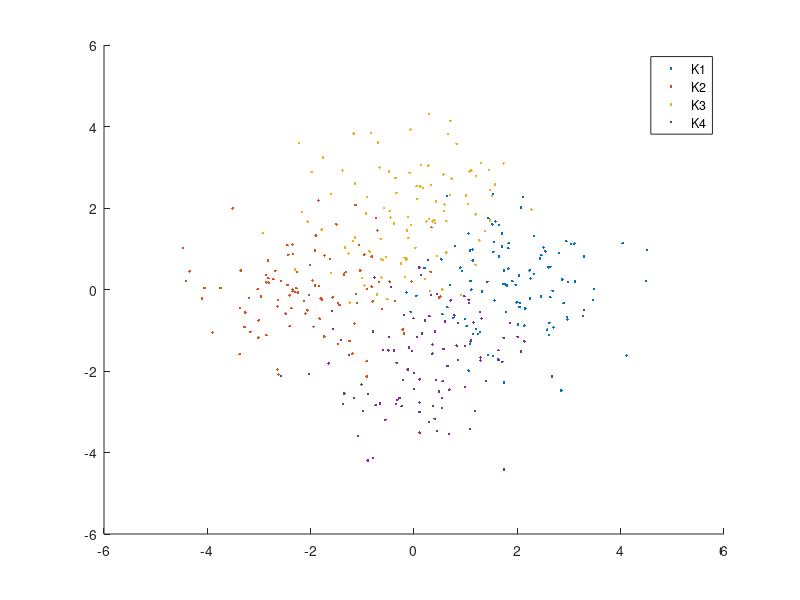

This figure's MATLAB source: (Note: this script raises an error after producing the figure.)
% Neuron
clear; clc;

n = 2; % Dimension
n_learn = 100; % Amount of learning data
n_test = 1000; % Amount of testing data

% Generating Normally Distributed data
K1_learn = [randn(1,n_learn) + 2; randn(1,n_learn)];
K1_test  = [randn(1,n_test) + 2; randn(1,n_test)];

K2_learn = [randn(1,n_learn) - 2; randn(1,n_learn)];
K2_test = [randn(1,n_test) - 2; randn(1,n_test)];

K3_learn = [randn(1,n_learn); randn(1,n_learn) + 2];
K3_test = [randn(1,n_test); randn(1,n_test) + 2];

K4_learn = [randn(1,n_learn); randn(1,n_learn) - 2];
K4_test = [randn(1,n_test); randn(1,n_test) - 2];

% Merging learning and testing data to one vector
x_learn = [K1_learn K2_learn K3_learn K4_learn];
x_test = [K1_test K2_test K3_test K4_test];

k1 = [0 0]';
k2 = [1 1]';
k3 = [0 1]';
k4 = [1 0]';

t_learn = [repmat(k1,1,n_learn) repmat(k2,1,n_learn) repmat(k3,1,n_learn) repmat(k4,1,n_learn)];
t_test = [repmat(k1,1,n_test) repmat(k2,1,n_test) repmat(k3,1,n_test) repmat(k4,1,n_test)];

scatter(K1_learn(1,:), K1_learn(2,:),'.');
hold on;
scatter(K2_learn(1,:), K2_learn(2,:),'.');
scatter(K3_learn(1,:), K3_learn(2,:),'.')
scatter(K4_learn(1,:), K4_learn(2,:),'.');
hold off;
legend('K1', 'K2', 'K3', 'K4');

net = perceptron;
net = configure(net, x_learn, t_learn);
net.trainParam.epochs = 500;
net = train(net, x_learn, t_learn);

y = net(x_test);

error = 0;
for i = 1:4*n_test
   if y(1,i) ~= t_test(1,i) || y(2,i) ~= t_test(2,i)
       error = error + 1;
   end
end

error
perc = 1 - (error/(4*n_test))

scatter(K1_test(1,:), K1_test(2,:),'.');
hold on;
scatter(K2_test(1,:), K2_test(2,:),'.');
scatter(K3_test(1,:), K3_test(2,:),'.')
scatter(K4_test(1,:), K4_test(2,:),'.');
hold off;
legend('K1', 'K2', 'K3', 'K4');
plotpc(net.iw{1, 1},net.b{1});
